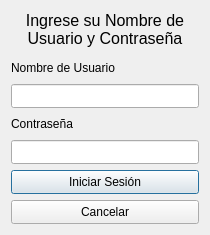
<?xml version="1.0" encoding="UTF-8"?>
<ui version="4.0">
 <class>loginDialog</class>
 <widget class="QDialog" name="loginDialog">
  <property name="windowModality">
   <enum>Qt::ApplicationModal</enum>
  </property>
  <property name="geometry">
   <rect>
    <x>0</x>
    <y>0</y>
    <width>210</width>
    <height>235</height>
   </rect>
  </property>
  <property name="windowTitle">
   <string>Inicio Sesión</string>
  </property>
  <property name="windowIcon">
   <iconset resource="../resources/resources.qrc">
    <normaloff>:/icons/icons/login.png</normaloff>:/icons/icons/login.png</iconset>
  </property>
  <layout class="QGridLayout" name="gridLayout_2">
   <item row="0" column="0">
    <layout class="QGridLayout" name="gridLayout">
     <item row="0" column="0">
      <widget class="QLabel" name="label">
       <property name="sizePolicy">
        <sizepolicy hsizetype="Preferred" vsizetype="Preferred">
         <horstretch>0</horstretch>
         <verstretch>0</verstretch>
        </sizepolicy>
       </property>
       <property name="maximumSize">
        <size>
         <width>16777215</width>
         <height>40</height>
        </size>
       </property>
       <property name="font">
        <font>
         <pointsize>12</pointsize>
        </font>
       </property>
       <property name="text">
        <string>&lt;html&gt;&lt;head/&gt;&lt;body&gt;&lt;div align=&quot;center&quot;&gt;Ingrese su Nombre de&lt;br&gt;
Usuario y Contraseña&lt;br&gt;
&lt;/div&gt;&lt;/body&gt;&lt;/html&gt;</string>
       </property>
      </widget>
     </item>
     <item row="1" column="0">
      <widget class="QLabel" name="label_3">
       <property name="text">
        <string>Nombre de Usuario</string>
       </property>
      </widget>
     </item>
     <item row="2" column="0">
      <widget class="QLineEdit" name="userNameLineEdit">
       <property name="minimumSize">
        <size>
         <width>0</width>
         <height>24</height>
        </size>
       </property>
       <property name="font">
        <font>
         <pointsize>10</pointsize>
        </font>
       </property>
       <property name="text">
        <string/>
       </property>
      </widget>
     </item>
     <item row="3" column="0">
      <widget class="QLabel" name="label_2">
       <property name="text">
        <string>Contraseña</string>
       </property>
      </widget>
     </item>
     <item row="4" column="0">
      <widget class="QLineEdit" name="passwdLineEdit">
       <property name="minimumSize">
        <size>
         <width>0</width>
         <height>24</height>
        </size>
       </property>
       <property name="inputMask">
        <string/>
       </property>
       <property name="text">
        <string/>
       </property>
      </widget>
     </item>
     <item row="5" column="0">
      <widget class="QPushButton" name="loginButton">
       <property name="minimumSize">
        <size>
         <width>0</width>
         <height>24</height>
        </size>
       </property>
       <property name="text">
        <string>Iniciar Sesión</string>
       </property>
      </widget>
     </item>
     <item row="6" column="0">
      <widget class="QPushButton" name="closeButton">
       <property name="minimumSize">
        <size>
         <width>0</width>
         <height>24</height>
        </size>
       </property>
       <property name="text">
        <string>Cancelar</string>
       </property>
      </widget>
     </item>
    </layout>
   </item>
  </layout>
 </widget>
 <resources>
  <include location="../resources/resources.qrc"/>
 </resources>
 <connections/>
</ui>
